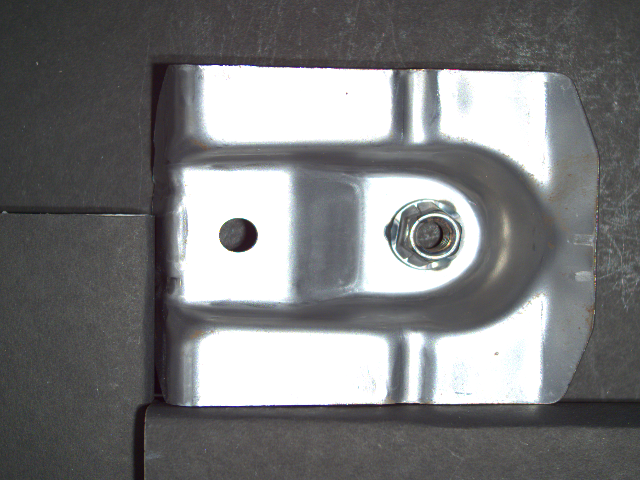
#> input picture good_image.png, 640 x 480 px, found by its file name
$ jupyter execute Anomaly_Augmentation.ipynb   (shell and % lines are left out)
#> lines starting #> are read from the running program, lines starting #| are printed output that depends on the picture
<a href="https://colab.research.google.com/github/Vaibhav21pandit/Anomaly_Detection_GAN/blob/main/Anomaly_Augmentation.ipynb" target="_parent"></a>

Save Good Images with following augmentations--
ColorJitter--brightness,contrast,noise \
MotionBlur and blur?--\
affine[sharpness,translate,zoom,flip(horizontal and vrtical)] \

Data Augmentation

[cell 1]
import cv2
from google.colab.patches import cv2_imshow
import matplotlib.pyplot as plt
import numpy as np
import random

[cell 2]
image_path='/content/good_image.png'

[cell 3]
#Sharpness & Brightness
def sharpness(img_path,gamma_value):
#> called with img_path = '/content/good_image.png', gamma_value = 0.4
    img=cv2.imread(img_path)
#> img is the input picture: shape (480, 640, 3); mean B, G, R 122.6, 121.8, 121.3
    b,g,r=cv2.split(img)
    b=((b/255)**gamma_value)*float(255)
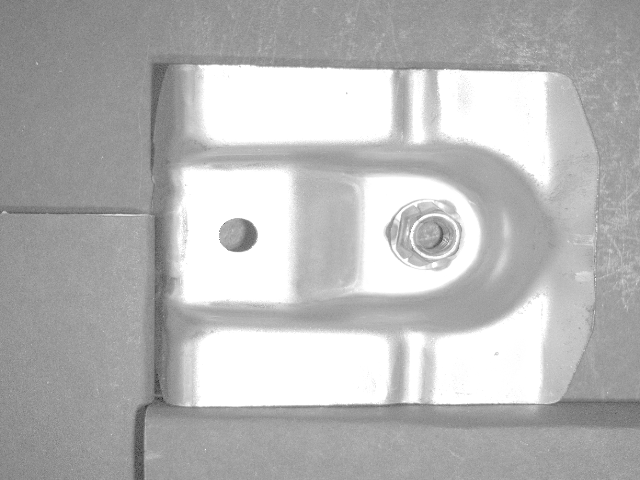
#> b: shape (480, 640) float64; min 36.67, max 255, mean 182.7
    g=((g/255)**gamma_value)*float(255)
    r=((r/255)**gamma_value)*float(255)
    im=cv2.merge((b,g,r))
    return im
gamma_values=[0.4,0.6,0.8,1.2]
sharpened_images=[sharpness(image_path,value) for value in gamma_values]
#> call 3 of sharpness, with img_path = '/content/good_image.png', gamma_value = 0.8
#> in sharpness (call 3), `b=((b/255)**gamma_value)*float(255)`:
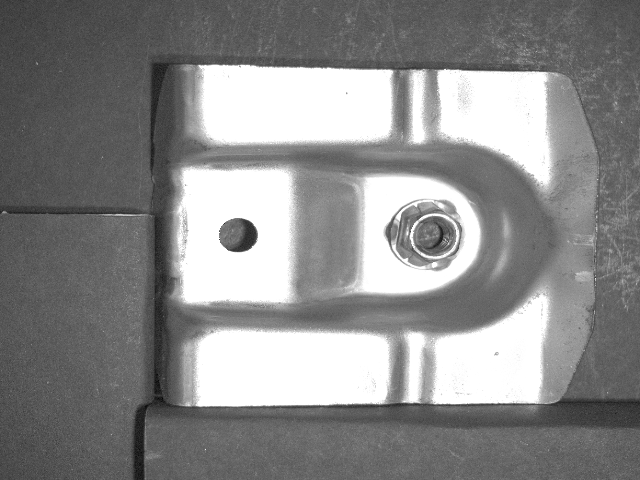
#> b: shape (480, 640) float64; min 5.27, max 255, mean 138.2
#> call 4 of sharpness, with img_path = '/content/good_image.png', gamma_value = 1.2
#> in sharpness (call 4), `r=((r/255)**gamma_value)*float(255)`:
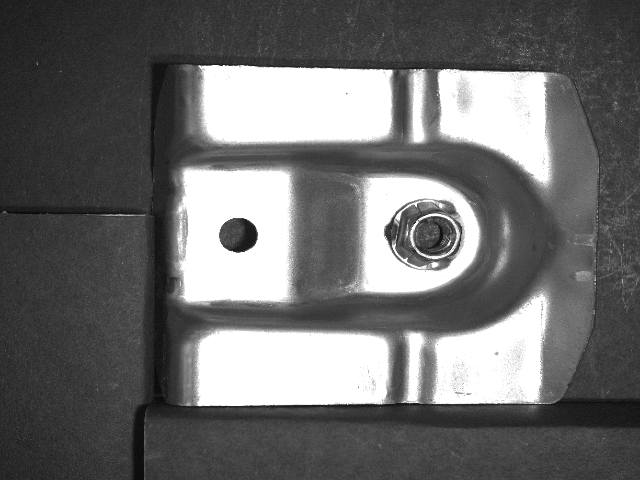
#> r: shape (480, 640) float64; min 5.23, max 255, mean 108.8
#> sharpened_images = 4 items

[cell 4]
# Zoom
def zoom(img, value):
    h, w = img.shape[:2]
    h_taken = int(value*h)
    w_taken = int(value*w)
    h_start = random.randint(0, h-h_taken)
    w_start = random.randint(0, w-w_taken)
    img = img[h_start:h_start+h_taken, w_start:w_start+w_taken, :]
    img = cv2.resize(img, (h, w), cv2.INTER_CUBIC)
    return img

[cell 5]
zoomed_images=[]
zoom_values=[0.75,0.8]
for image in sharpened_images:
  for value in zoom_values:
    img=zoom(image,value)
    zoomed_images.append(img)
#> this loop made 4 passes
#> pass 1, in zoom (call 2), `img = cv2.resize(img, (h, w), cv2.INTER_CUBIC)`:
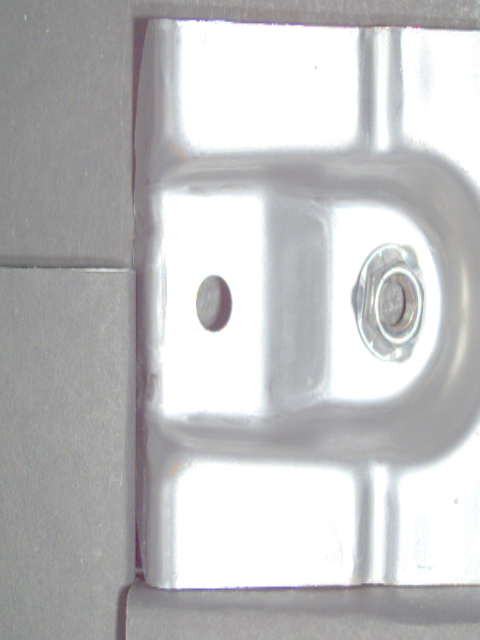
#> img: shape (640, 480, 3) float64; mean of channels 0, 1, 2 193.2, 192.2, 192.2; drawn as B, G, R
#> after the loop, zoomed_images = 8 items
cv2_imshow(zoomed_images[0])
print(zoomed_images[0].shape)
#| (640, 480, 3)

[cell 6]
all_images=[]
#> all_images = []
all_images.extend(sharpened_images)
all_images.extend(zoomed_images)

[cell 7]
#translation of zoomed and sharpened images
def horizontal_shift(img, ratio):
    ratio = random.uniform(-ratio, ratio)
    h, w = img.shape[:2]
    to_shift = w*ratio
    if ratio > 0:
        img = img[:, :int(w-to_shift), :]
    if ratio < 0:
        img = img[:, int(-1*to_shift):, :]
    img = cv2.resize(img, (h,w), cv2.INTER_CUBIC)
    return img

def vertical_shift(img, ratio=0.2):
    h, w = img.shape[:2]
    to_shift = h*ratio
    if ratio > 0:
        img = img[:int(h-to_shift), :, :]
    if ratio < 0:
        img = img[int(-1*to_shift):, :, :]
    img = cv2.resize(img, (h,w), cv2.INTER_CUBIC)
    return img

[cell 8]
ratios=[-0.2,0.2]
horizontal_shifted=vertical_shifted=[]

for image in all_images:
  for ratio in ratios:
    img_horizontal=horizontal_shift(image,ratio)
    img_vertical=vertical_shift(image,ratio)
    horizontal_shifted.append(img_horizontal)
    vertical_shifted.append(img_vertical)
#> this loop made 12 passes
#> pass 1, in horizontal_shift, `img = cv2.resize(img, (h,w), cv2.INTER_CUBIC)`:
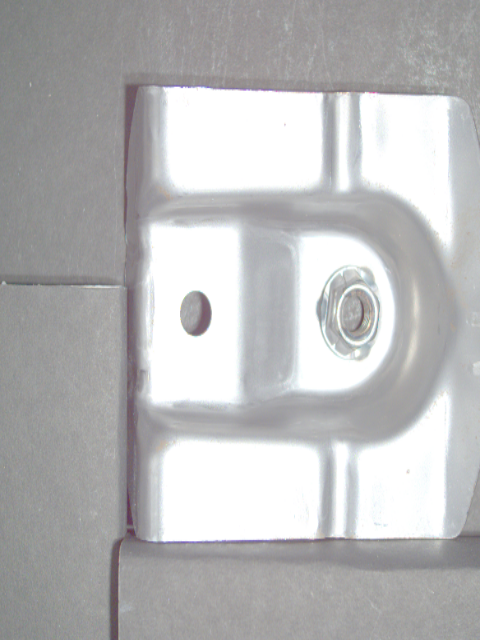
#> img: shape (640, 480, 3) float64; mean of channels 0, 1, 2 184.9, 184.1, 184.2; drawn as B, G, R
#> pass 1, in vertical_shift, `img = img[int(-1*to_shift):, :, :]`:
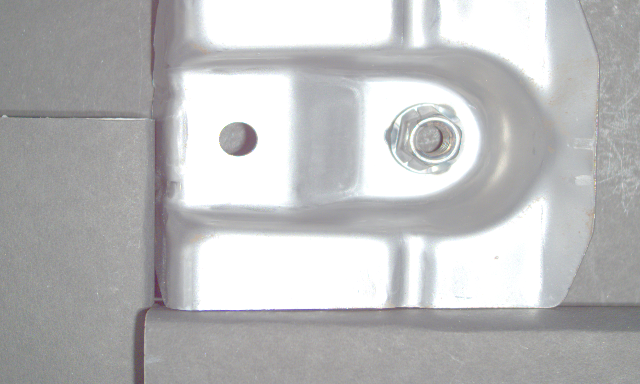
#> img: shape (384, 640, 3) float64; mean of channels 0, 1, 2 187.1, 186.5, 186.2; drawn as B, G, R
#> pass 1, in vertical_shift, `img = cv2.resize(img, (h,w), cv2.INTER_CUBIC)`:
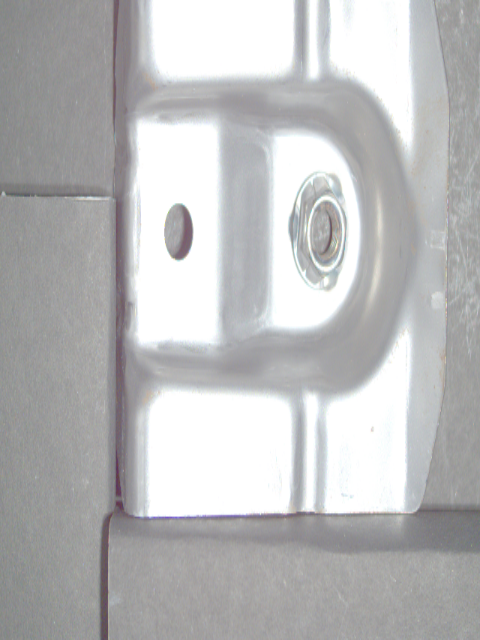
#> img: shape (640, 480, 3) float64; mean of channels 0, 1, 2 187.1, 186.5, 186.2; drawn as B, G, R
#> after the loop, horizontal_shifted = 48 items; vertical_shifted = 48 items
# cv2_imshow(horizontal_shifted[0])

[cell 9]
all_images.extend(horizontal_shifted)
all_images.extend(vertical_shifted)

[cell 10]
len(all_images)
#> Out = 108

[cell 11]
#Flipping horizontal and Vertical
to_flip=random.choices(all_images,k=25)
#> to_flip = 25 items
for image in to_flip:
  image_flipped=cv2.flip(image,-1)
  all_images.append(image_flipped)
#> this loop made 25 passes
#> pass 1, `image_flipped=cv2.flip(image,-1)`:
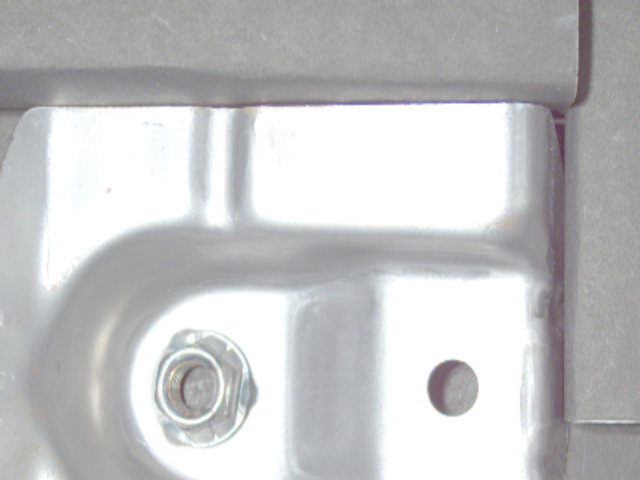
#> image_flipped: shape (480, 640, 3) float64; mean of channels 0, 1, 2 196.7, 195.7, 195.6; drawn as B, G, R
#> pass 3, `image_flipped=cv2.flip(image,-1)`:
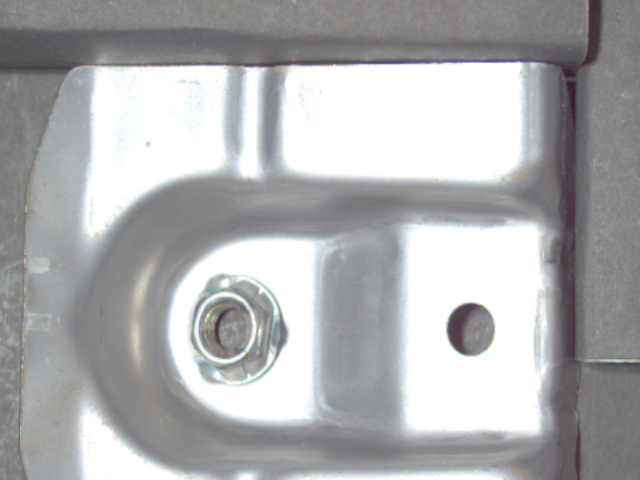
#> image_flipped: shape (480, 640, 3) float64; mean of channels 0, 1, 2 175.6, 174.3, 173.8; drawn as B, G, R
#> after the loop, all_images = 133 items

[cell 12]
# !mkdir '/content/train/1'
for i,image in enumerate(all_images):
  cv2.imwrite(f'/content/train/1/{i}.png',image)
#> this loop made 133 passes
#> pass 2, `cv2.imwrite(f'/content/train/1/{i}.png',image)`:
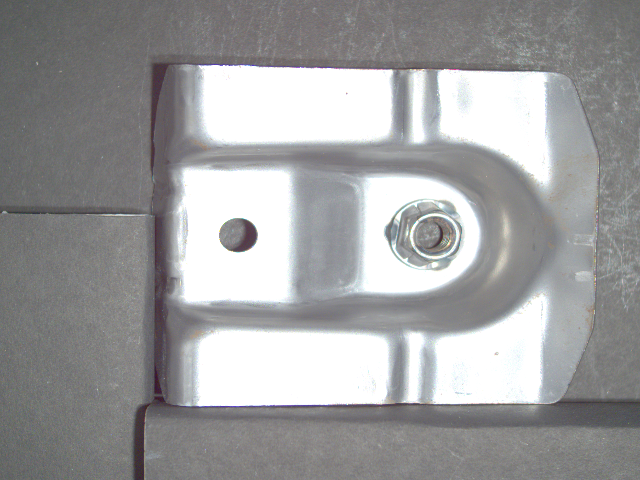
#> saved as 1.png: shape (480, 640, 3); mean B, G, R 157.7, 157, 156.9

$ run again, with anomaly.png copied over good_image.png
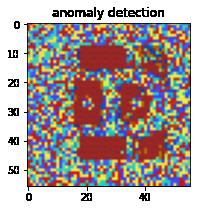
#> input picture anomaly.png, 197 x 210 px, found by its file name
#> in sharpness, img is the input picture: shape (210, 197, 3); mean B, G, R 152.9, 155.4, 169.6
#> sharpened_images = 4 items
#> the loop `for image in sharpened_images:` made 4 passes
#> after the loop `for image in sharpened_images:`: zoomed_images = 8 items
#| (197, 210, 3)
#> `all_images=[]`: all_images = []
#> the loop `for image in all_images:` made 12 passes
#> pass 1, in vertical_shift, `img = cv2.resize(img, (h,w), cv2.INTER_CUBIC)`:
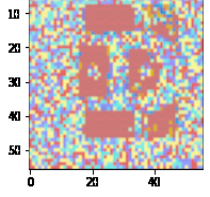
#> img: shape (197, 210, 3) float64; mean of channels 0, 1, 2 189.4, 192.2, 205.1; drawn as B, G, R
#> after the loop `for image in all_images:`: horizontal_shifted = 48 items
#> Out = 108
#> to_flip = 25 items
#> the loop `for image in to_flip:` made 25 passes
#> pass 3, `image_flipped=cv2.flip(image,-1)`:
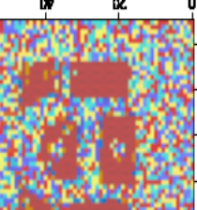
#> image_flipped: shape (210, 197, 3) float64; mean of channels 0, 1, 2 152.3, 155.4, 175.8; drawn as B, G, R
#> after the loop `for image in to_flip:`: all_images = 133 items
#> the loop `for i,image in enumerate(all_images):` made 133 passes

$ run again, with query.png copied over good_image.png
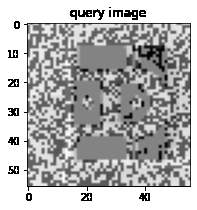
#> input picture query.png, 197 x 210 px, found by its file name
#> in sharpness, img is the input picture: shape (210, 197, 3); min 0, max 255, mean 177.8
#> sharpened_images = 4 items
#> the loop `for image in sharpened_images:` made 4 passes
#> after the loop `for image in sharpened_images:`: zoomed_images = 8 items
#| (197, 210, 3)
#> `all_images=[]`: all_images = []
#> the loop `for image in all_images:` made 12 passes
#> after the loop `for image in all_images:`: horizontal_shifted = 48 items
#> Out = 108
#> to_flip = 25 items
#> the loop `for image in to_flip:` made 25 passes
#> pass 3, `image_flipped=cv2.flip(image,-1)`:
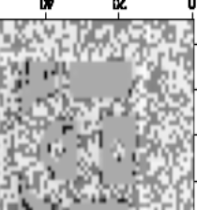
#> image_flipped: shape (210, 197, 3) float64; min 0, max 255, mean 183.5
#> after the loop `for image in to_flip:`: all_images = 133 items
#> the loop `for i,image in enumerate(all_images):` made 133 passes
